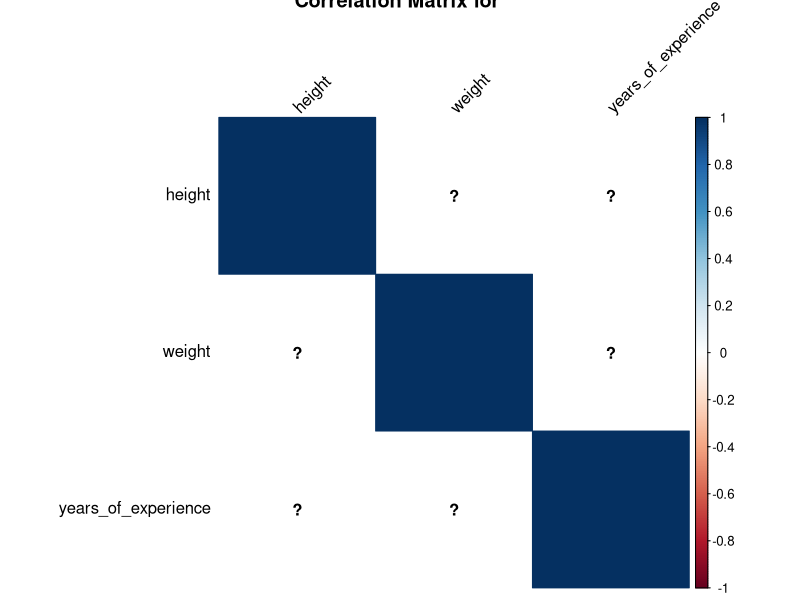
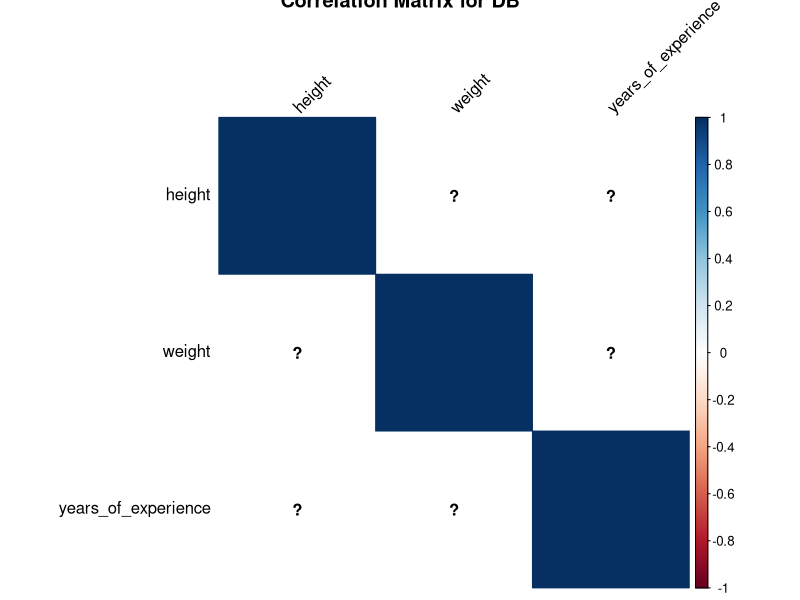
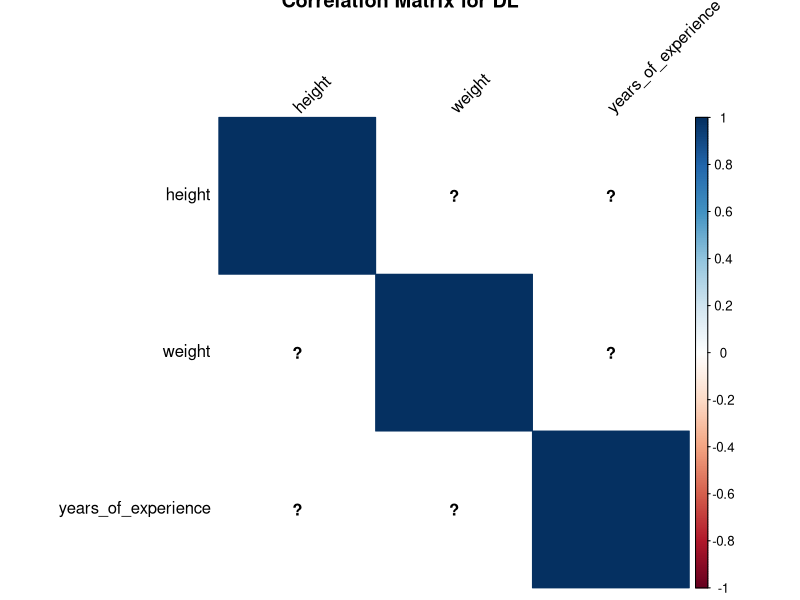
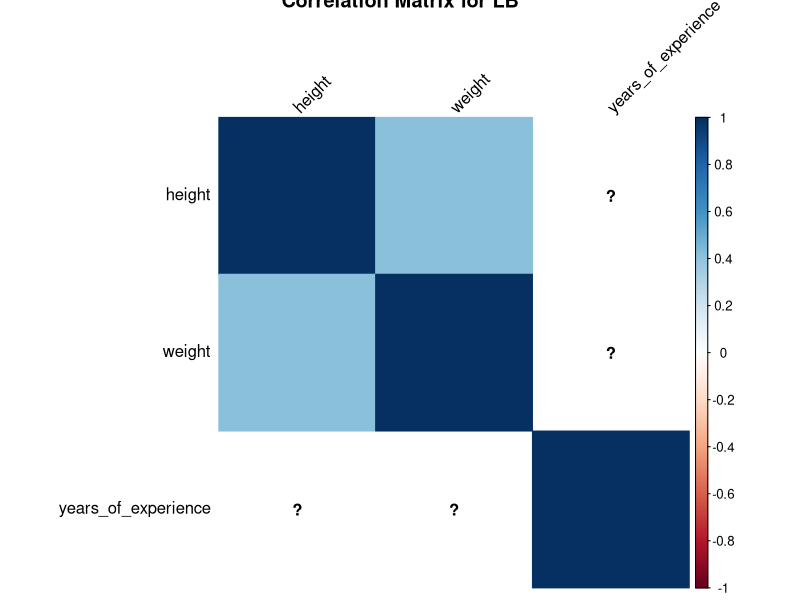
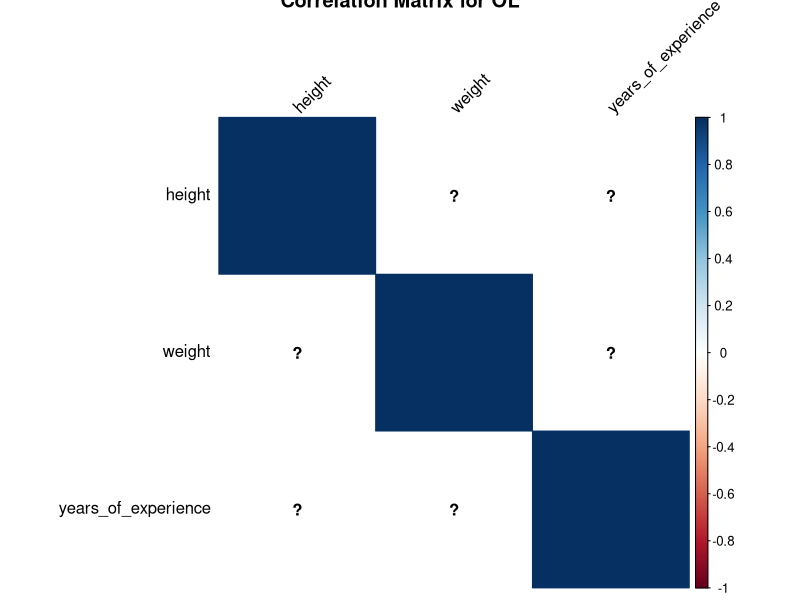
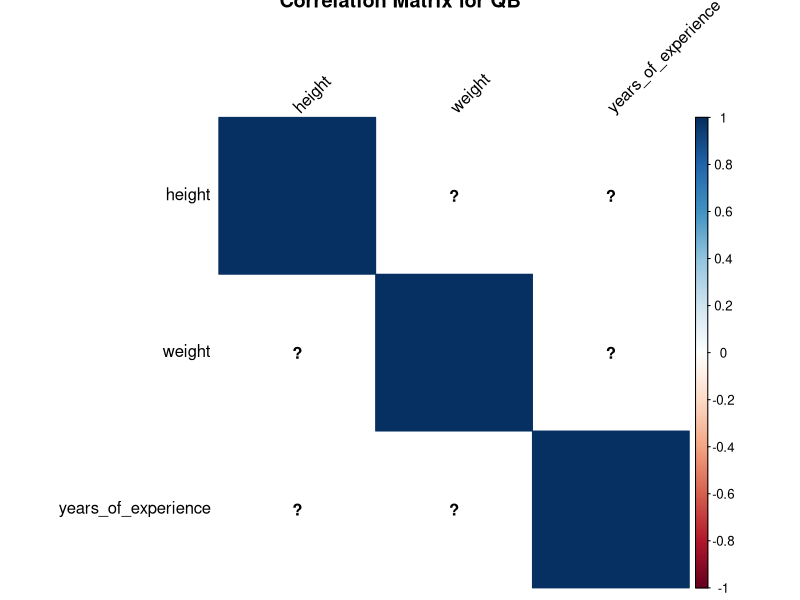
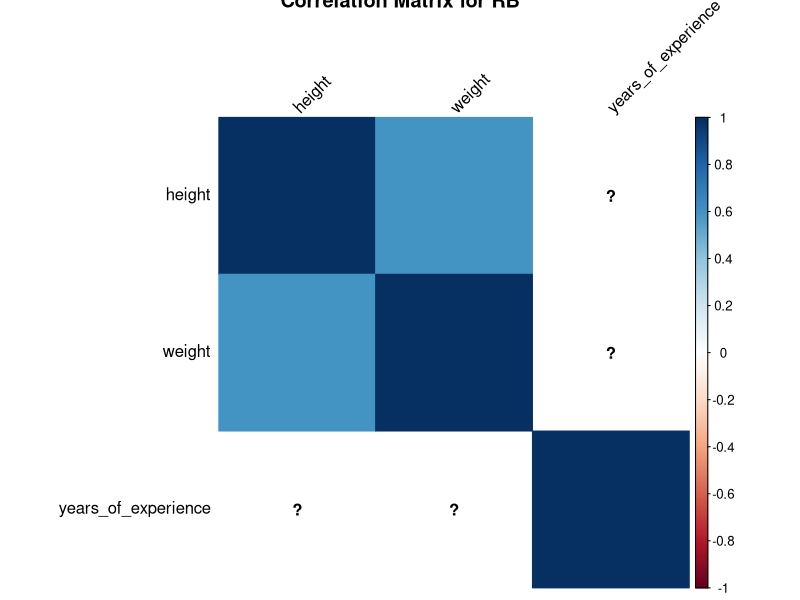
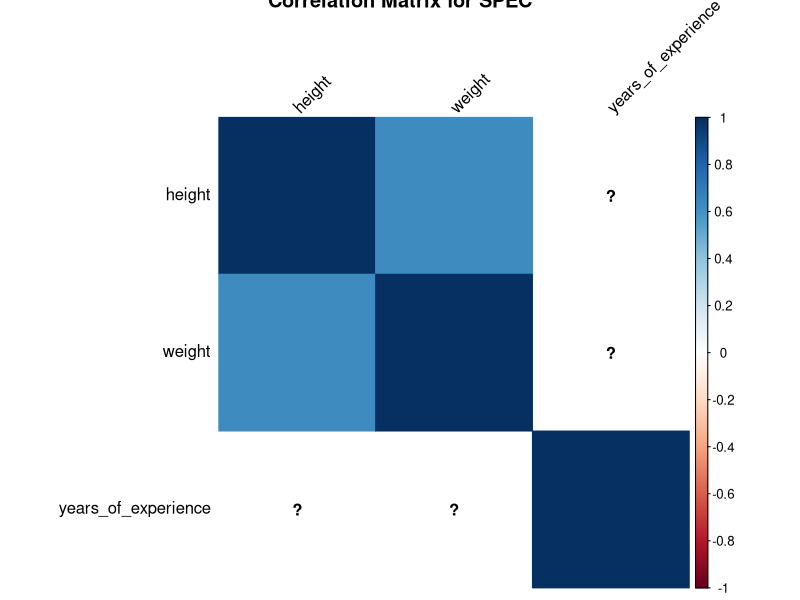

Source code (R) for these figures, in order: (Note: this script raises an error after producing the figures.)

nfl_data_clean = read.csv("nfl_players.csv")

# Convert height, weight, and years_of_experience to numeric 
nfl_data_clean$height <- as.numeric(nfl_data_clean$height)
nfl_data_clean$weight <- as.numeric(nfl_data_clean$weight)
nfl_data_clean$years_of_experience <- as.numeric(nfl_data_clean$years_of_experience)

# Create a function to compute correlation matrix for height, weight, and years_of_experience
compute_correlation_matrix <- function(group_data) {
  cor_matrix <- cor(group_data[, c("height", "weight", "years_of_experience")])
  return(cor_matrix)
}

# Apply the function to each position group
correlation_matrices <- by(
  nfl_data_clean[, c("height", "weight", "years_of_experience")],
  nfl_data_clean$position_group,
  compute_correlation_matrix
)
print(correlation_matrices)

# Convert the result to a list for better readability
correlation_list <- as.list(correlation_matrices)

# Print the correlation matrices
print(correlation_list)

# Plot the correlation matrices using corrplot
library(corrplot)

# Function to plot correlation matrix
plot_correlation_matrix <- function(cor_matrix, position_group) {
  corrplot(cor_matrix, method = "color", tl.col = "black", tl.srt = 45,
           main = paste("Correlation Matrix for", position_group))
}
print(plot_correlation_matrix)

# Apply the plotting function to each correlation matrix
mapply(plot_correlation_matrix, correlation_list, names(correlation_list))







# Get unique position groups
position_groups <- unique(nfl_data_clean$position_group)

correlation_results <- data.frame(Position_Group = character(),
                                  Pearson_Correlation_Height_Weight = numeric(),
                                  Pearson_Correlation_Height_Years = numeric(),
                                  Pearson_Correlation_Weight_Years = numeric(),
                                  stringsAsFactors = FALSE)
print(correlation_results)

# Loop through each position group
for (group in position_groups) {
  # Subset data for the current position group
  data_subset <- subset(nfl_data_clean, position_group == group)
  
  # Calculate Pearson correlation coefficients
  correlation_height_weight <- cor(data_subset$height, data_subset$weight, method = "pearson")
  correlation_height_years <- cor(data_subset$height, data_subset$years_of_experience, method = "pearson")
  correlation_weight_years <- cor(data_subset$weight, data_subset$years_of_experience, method = "pearson")
  
  # Add results to the data frame
  correlation_results <- rbind(correlation_results,
                               data.frame(Position_Group = group,
                                          Pearson_Correlation_Height_Weight = correlation_height_weight,
                                          Pearson_Correlation_Height_Years = correlation_height_years,
                                          Pearson_Correlation_Weight_Years = correlation_weight_years))
}

# Print the results
print(correlation_results)







# Calculate correlation coefficients for height, weight, and years_of_experience by position group
correlation_results_years <- data.frame(Position_Group = character(),
                                        Pearson_Correlation_Height_Weight = numeric(),
                                        Pearson_Correlation_Height_Years = numeric(),
                                        Pearson_Correlation_Weight_Years = numeric(),
                                        stringsAsFactors = FALSE)
print(correlation_results_years)


# Get unique position groups
position_groups <- unique(nfl_data_clean$position_group)

# Loop through each position group
for (group in position_groups) {
  # Subset data for the current position group
  data_subset <- subset(nfl_data_clean, position_group == group)
  
  # Calculate Pearson correlation coefficients
  correlation_coefficient_height_weight <- cor(data_subset$height, data_subset$weight, method = "pearson")
  correlation_coefficient_height_years <- cor(data_subset$height, data_subset$years_of_experience, method = "pearson")
  correlation_coefficient_weight_years <- cor(data_subset$weight, data_subset$years_of_experience, method = "pearson")
  
  # Add results to the data frame
  correlation_results_years <- rbind(correlation_results_years,
                                     data.frame(Position_Group = group,
                                                Pearson_Correlation_Height_Weight = correlation_coefficient_height_weight,
                                                Pearson_Correlation_Height_Years = correlation_coefficient_height_years,
                                                Pearson_Correlation_Weight_Years = correlation_coefficient_weight_years))
}

# Print the correlation results with years_of_experience
print(correlation_results_years)



# Plot the bar graph with pearson correlation height weight
plot1 <- ggplot(correlation_results_years, aes(x = Position_Group, y = Pearson_Correlation_Height_Weight)) +
  geom_bar(stat = "identity", fill = "skyblue", color = "black", width = 0.7) +
  labs(title = "Pearson Correlation Between Height and Weight by Position Group",
       x = "Position Group",
       y = "Pearson Correlation Coefficient") +
  theme_minimal()

print(plot1)

# Create a data frame for correlation matrix including years_of_experience
correlation_data_years <- cor(nfl_data_clean[, c("height", "weight", "years_of_experience")])

# Plot the correlation plot using corrplot
plot2 <- corrplot(correlation_data_years, method = "color", tl.col = "black", tl.srt = 45)

print(plot2)

